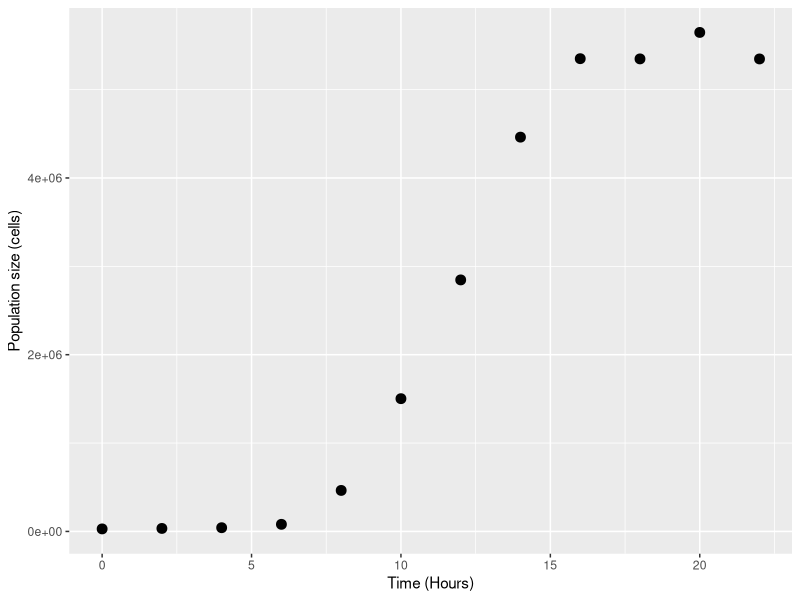
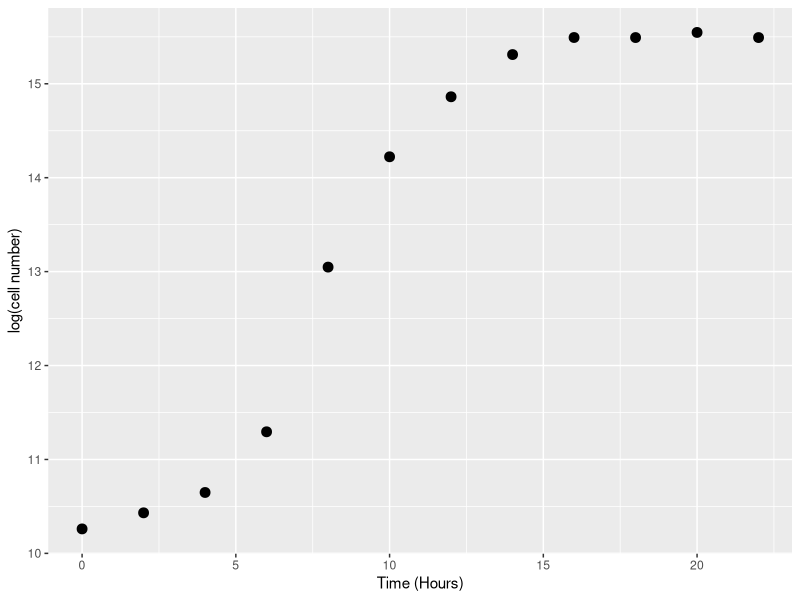
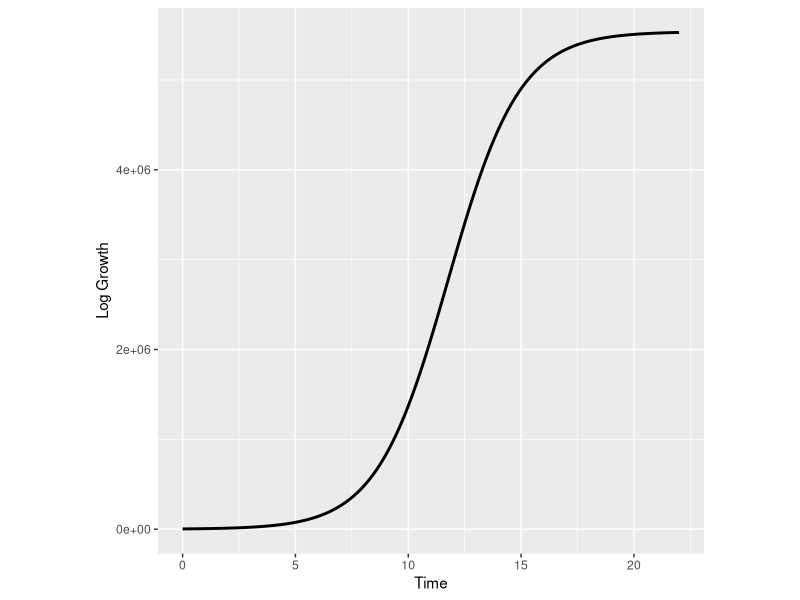

Source code (R) for these figures, in order:
library(tidyverse)
library(minpack.lm)
t <- seq(0, 22, 2)
N <- c(32500, 33000, 38000, 105000, 445000, 1430000, 3020000, 4720000, 5670000, 5870000, 5930000, 5940000)

set.seed(1234) # To ensure we always get the same random sequence in this example "dataset" 

data <- data.frame(t, N * (1 + rnorm(length(t), sd = 0.1))) # add some random error

names(data) <- c("Time", "N")

head(data)

ggplot(data, aes(x = Time, y = N)) + geom_point(size = 3) +labs(x = "Time (Hours)", y = "Population size (cells)")

data$LogN <- log(data$N)

# visualise
ggplot(data, aes(x = t, y = LogN)) + 
  geom_point(size = 3) +
  labs(x = "Time (Hours)", y = "log(cell number)")

logistic_model <- function(t, r_max, K, N_0){ # The classic logistic equation
  return(N_0 * K * exp(r_max * t)/(K + N_0 * (exp(r_max * t) - 1)))
}

N_0_start <- min(data$N) # lowest population size
K_start <- max(data$N) # highest population size
r_max_start <- 0.62 # use our estimate from the OLS fitting from above

fit_logistic <- nlsLM(N ~ logistic_model(t = Time, r_max, K, N_0), data,
                      list(r_max=r_max_start, N_0 = N_0_start, K = K_start))

timepoints <- seq(0, 22, 0.1)

logistic_points <- logistic_model(t = timepoints, 
                                  r_max = coef(fit_logistic)["r_max"], 
                                  K = coef(fit_logistic)["K"], 
                                  N_0 = coef(fit_logistic)["N_0"])

df1 <- data.frame(timepoints, logistic_points)

df1$model <- "Logistic equation"
names(df1) <- c("Time", "N", "model")

pdf("example_data_logistic.pdf")
ggplot(data, aes(x = Time, y = N)) +
  geom_line(data = df1, aes(x = Time, y = N), size = 1) +
  theme(aspect.ratio=1)+ # make the plot square 
  labs(x = "Time", y = "Log Growth")
dev.off()
